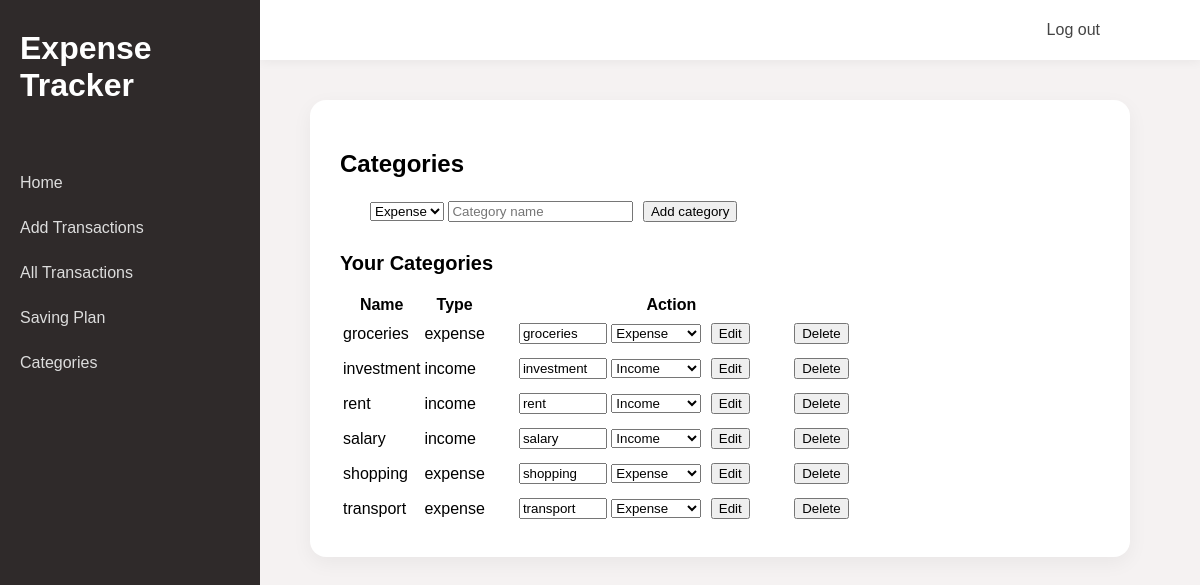
Page /categories (signed in) on the committed database.
### tables this page shows
CREATE TABLE categories (
    id INTEGER PRIMARY KEY AUTOINCREMENT,
    user_id TEXT NOT NULL,
    name TEXT NOT NULL,
    type TEXT NOT NULL
);

### app.py (the view)
@app.route("/categories")
@login_required
def categories():
    user_id = session["user_id"]
    db = get_db()
    categories = db.execute("""SELECT id, name, type
                            FROM categories
                            WHERE user_id = ?
                            ORDER BY name
                            """, (user_id,)).fetchall()
    return render_template("categories.html", categories=categories)

### app.py (called while the page is built)
@app.before_request
def load_logged_in_user():
    g.user = session.get("user_id", None)

def login_required(view):
    @wraps(view)
    def wrapped_view(*args, **kwargs):
        if g.user is None:
            return redirect(url_for("login", next=request.url))
        return view(*args, **kwargs)
    return wrapped_view

### database.py (called while the page is built)
def get_db():
    if "db" not in g:
        g.db = sqlite3.connect(DATABASE,
            detect_types=sqlite3.PARSE_DECLTYPES
        )
        g.db.row_factory = sqlite3.Row
    return g.db

### templates/categories.html (shortened to what this page needs)
{% extends "base.html" %}
{% block main_content %}
<h2>Categories</h2>
<br>
<form action="{{ url_for('add_category') }}" method="post">
    <select name="type">
        <option value="expense">Expense</option>
    </select>
    <input name="name" placeholder="Category name" required>
    <button type="submit">Add category</button>
    <br>
</form>
<h3>Your Categories</h3>
<br>
<table>
    <tr>
        <th>Name</th>
        <th>Type</th>
        <th>Action</th>
    </tr>
    {% for c in categories %}
    <tr>
        <td>{{ c.name }}</td>
        <td>{{ c.type }}</td>
        <td>
            <form action="{{ url_for('update_category', id = c.id) }}" method="post" style="display: inline;">
                <input name="name" value="{{ c.name }}">
                <select name="type">
                    <option value="expense" {% if c.type=='expense' %}selected{% endif %}>Expense</option>
                    <option value="income" {% if c.type=='income' %}selected{% endif %}>Income</option>
                </select>
                <button type="submit">Edit</button>
            </form>
            <form action="{{ url_for('delete_category', id = c.id) }}" method="post" style="display: inline;">
                <button type="submit">Delete</button>
            </form>
        </td>
    </tr>
    {% endfor %}
</table>
{% endblock %}

### static/styles.css (style rules this page uses)
* { margin: 0; font-family: sans-serif; }
html { background-color: #f5f2f2; }
h2 { font-size: 24px; margin-top: 20px; }
h3 { font-size: 20px; margin-top: 25px; }
button { margin: 5px; }
table input { width: 80px; }
table select { width: 90px; }
form { margin-left: 30px; }

### rows in the picture
categories: name "groceries", type "expense", type "Expense"
categories: name "investment", type "income", type "Income"
categories: name "rent", type "income", type "Income"
categories: name "salary", type "income", type "Income"
categories: name "shopping", type "expense", type "Expense"
categories: name "transport", type "expense", type "Expense"
